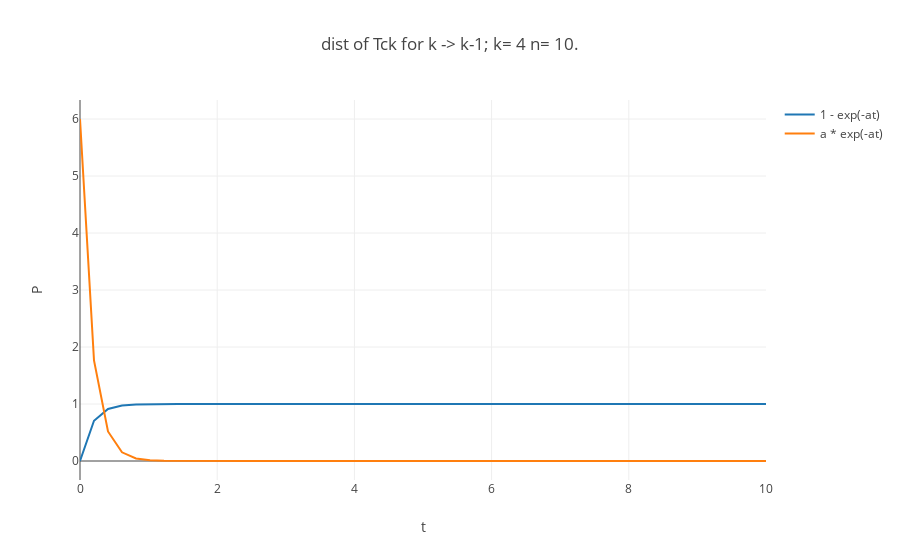

The notebook cell saved with this chart:
### Code cell
fig_exp= []

##
fig_exp_cdf= [go.Scatter(
    x= X_exp,
    y= Exp_cdf,
    mode= 'lines',
    name= '1 - exp(-at)'
)]

fig_exp_pdf= [go.Scatter(
    x= X_exp,
    y= Exp_pdf,
    mode= 'lines',
    name= 'a * exp(-at)'
)]

fig_exp.extend(fig_exp_cdf)
fig_exp.extend(fig_exp_pdf)

layout= go.Layout(
    title= 'dist of Tck for k -> k-1; k= {} n= {}.'.format(k,Nsamp),
    yaxis= dict(title= 'P'),
    xaxis= dict(title= 't')
)


Fig= go.Figure(data= fig_exp, layout= layout)
iplot(Fig)
